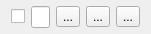
<?xml version="1.0" encoding="UTF-8"?>
<ui version="4.0">
 <class>PluginListItem</class>
 <widget class="QFrame" name="PluginListItem">
  <property name="geometry">
   <rect>
    <x>0</x>
    <y>0</y>
    <width>151</width>
    <height>34</height>
   </rect>
  </property>
  <property name="sizePolicy">
   <sizepolicy hsizetype="Preferred" vsizetype="Fixed">
    <horstretch>0</horstretch>
    <verstretch>0</verstretch>
   </sizepolicy>
  </property>
  <layout class="QHBoxLayout">
   <property name="topMargin">
    <number>4</number>
   </property>
   <property name="bottomMargin">
    <number>4</number>
   </property>
   <item>
    <widget class="QCheckBox" name="checkBox_Enable">
     <property name="toolTip">
      <string>If unchecked this plugin will be ignored</string>
     </property>
     <property name="text">
      <string/>
     </property>
    </widget>
   </item>
   <item>
    <widget class="QLineEdit" name="lineEdit_filepath">
     <property name="minimumSize">
      <size>
       <width>1</width>
       <height>0</height>
      </size>
     </property>
     <property name="text">
      <string/>
     </property>
    </widget>
   </item>
   <item>
    <widget class="QToolButton" name="b_Choose">
     <property name="toolTip">
      <string>Choose a new filepath for this plugin</string>
     </property>
     <property name="text">
      <string>...</string>
     </property>
     <property name="icon">
      <iconset resource="../resources/images.qrc">
       <normaloff>:/icons/folder.ico</normaloff>:/icons/folder.ico</iconset>
     </property>
    </widget>
   </item>
   <item>
    <widget class="QToolButton" name="b_Edit">
     <property name="toolTip">
      <string>Open this plugin's script file</string>
     </property>
     <property name="text">
      <string>...</string>
     </property>
     <property name="icon">
      <iconset resource="../resources/images.qrc">
       <normaloff>:/icons/file_edit.ico</normaloff>:/icons/file_edit.ico</iconset>
     </property>
    </widget>
   </item>
   <item>
    <widget class="QToolButton" name="b_Delete">
     <property name="toolTip">
      <string>Remove this plugin</string>
     </property>
     <property name="text">
      <string>...</string>
     </property>
     <property name="icon">
      <iconset resource="../resources/images.qrc">
       <normaloff>:/icons/delete.ico</normaloff>:/icons/delete.ico</iconset>
     </property>
    </widget>
   </item>
  </layout>
 </widget>
 <resources>
  <include location="../resources/images.qrc"/>
 </resources>
 <connections/>
</ui>
